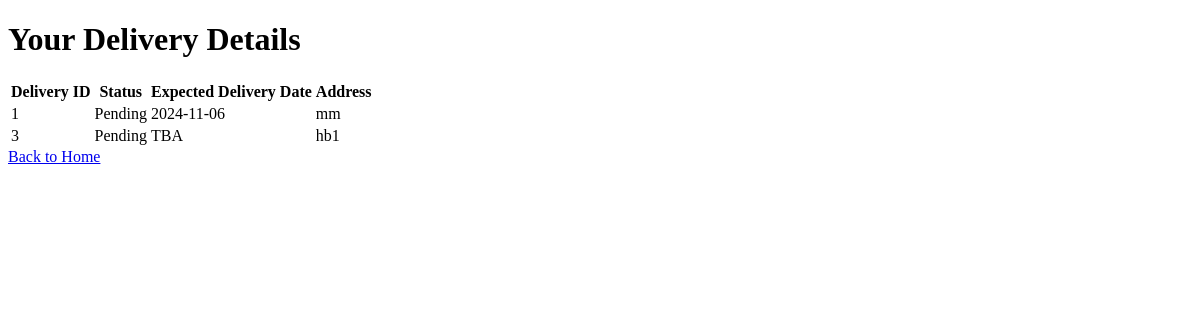
The app's page /viewdelcus (signed in), older data.
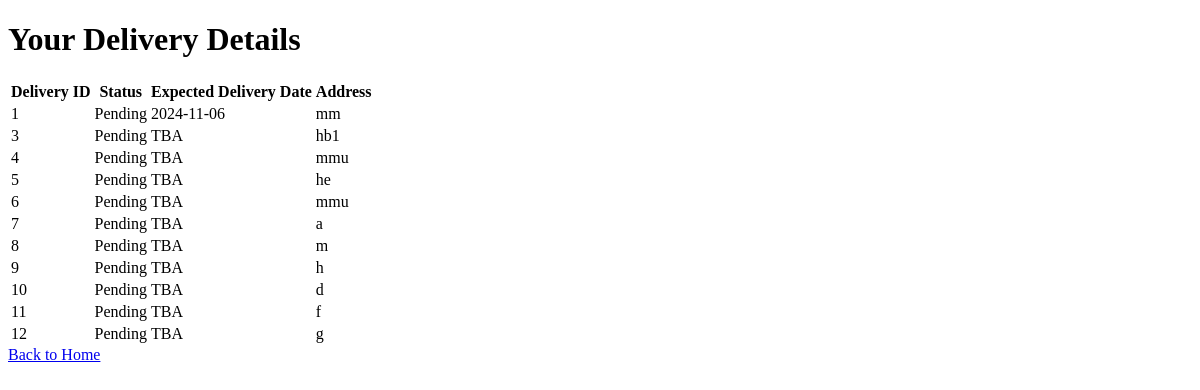
The same page, newer data.
### main.py (models this page shows)
class Delivery(db.Model):
    id = db.Column(db.Integer, primary_key=True)
    customer_id = db.Column(db.Integer, db.ForeignKey('customer.id'), nullable=False)  # Link to customer
    delivery_status = db.Column(db.String(50), default="Pending")
    expected_delivery_date = db.Column(db.String(50), nullable=False)
    address = db.Column(db.String(255), nullable=False)
    customer = db.relationship('customer', backref=db.backref('deliveries', lazy=True))

### main.py (the view)
@tandtweb.route('/viewdelcus', methods=['GET'])
def delivery_detail():
    customer_id = session.get('user_id')
    if not customer_id:
        flash('Please log in to view your delivery details.', 'error')
        return redirect('/customer')
    deliveries = Delivery.query.filter_by(customer_id=customer_id).all()
    if not deliveries:
        flash('No delivery details found.', 'info')
        return redirect('/customerhome')
    return render_template('viewdelcus.html', deliveries=deliveries)

### templates/viewdelcus.html (shortened to what this page needs)
<!DOCTYPE html>
<html lang="en">
<head>
</head>
<body>
    <h1>Your Delivery Details</h1>
    {% if deliveries %}
        <table>
            <thead>
                <tr>
                    <th>Delivery ID</th>
                    <th>Status</th>
                    <th>Expected Delivery Date</th>
                    <th>Address</th>
                </tr>
            </thead>
            <tbody>
                {% for delivery in deliveries %}
                    <tr>
                        <td>{{ delivery.id }}</td>
                        <td>{{ delivery.delivery_status }}</td>
                        <td>{{ delivery.expected_delivery_date }}</td>
                        <td>{{ delivery.address }}</td>
                    </tr>
                {% endfor %}
            </tbody>
        </table>
    {% else %}
        <p class="no-deliveries">No delivery details found.</p>
    {% endif %}
    <a href="/customerhome">Back to Home</a>
</body>
</html>

Row changes from the older to the newer data that the page shows:
added Delivery: id "4", delivery_status "Pending", expected_delivery_date "TBA", address "mmu"
added Delivery: id "5", delivery_status "Pending", expected_delivery_date "TBA", address "he"
added Delivery: id "6", delivery_status "Pending", expected_delivery_date "TBA", address "mmu"
added Delivery: id "7", delivery_status "Pending", expected_delivery_date "TBA", address "a"
added Delivery: id "8", delivery_status "Pending", expected_delivery_date "TBA", address "m"
added Delivery: id "9", delivery_status "Pending", expected_delivery_date "TBA", address "h"
added Delivery: id "10", delivery_status "Pending", expected_delivery_date "TBA", address "d"
added Delivery: id "11", delivery_status "Pending", expected_delivery_date "TBA", address "f"
added Delivery: id "12", delivery_status "Pending", expected_delivery_date "TBA", address "g"
